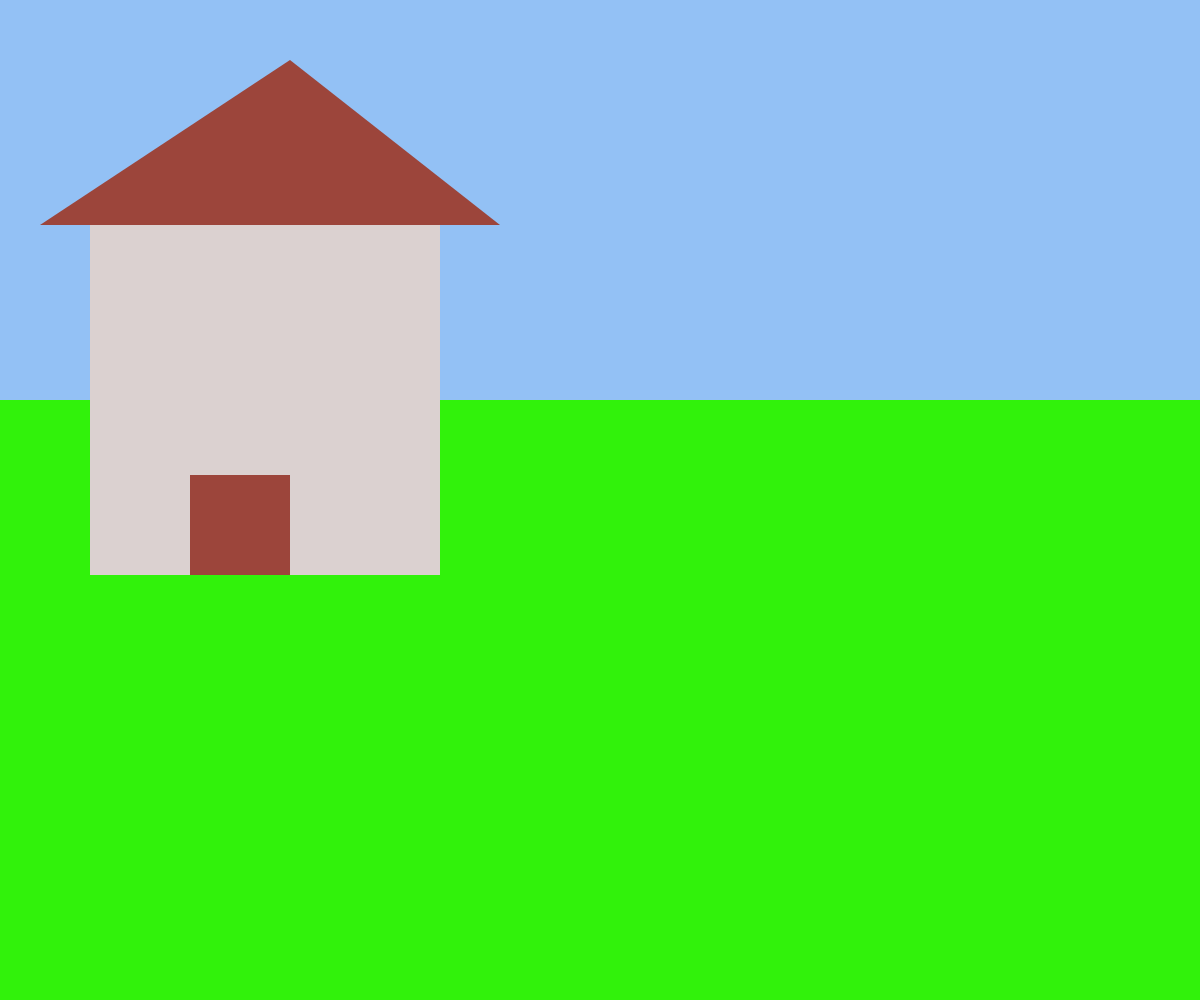
Frame 1 (no input)
Frame 60 (no input): identical to frame 1, image omitted
Frame 120 (the mouse pressed at the canvas centre since frame 60): identical to frame 1, image omitted

The p5.js sketch that drew this single still picture (run headless with seeded random() and noise() and a simulated clock; from frame 60 on, the mouse is pressed at the canvas centre):

// p5.js sketch
// ── sketch.js
function setup() {
    createCanvas(windowWidth, windowHeight);
  }
  
  function draw() {
    var sky = color(147,193,245);
    var skyH = windowHeight/2.5;
    var grassH = skyH*2;

    background(220);
    noStroke();
    fill(sky);
    rect(0,0,windowWidth,skyH);
    fill(49,242,11);
    rect(0,skyH,windowWidth,grassH);

    fill(156, 69, 59);
    triangle(40,225,290,60,500,225);
    fill(219, 209, 208);
    square(90,225,350,);
    fill(156, 69, 59);
    square(190,475,100,);
  }
